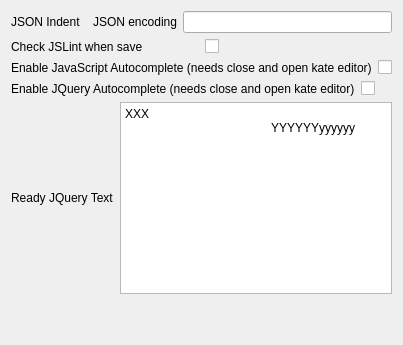
<?xml version="1.0" encoding="UTF-8"?>
<ui version="4.0">
    <class>commentarConfigWidget</class>
    <widget class="QWidget" name="commentarConfigWidget">
        <layout class="QHBoxLayout" name="horizontalLayout_2">
            <item>
                <layout class="QVBoxLayout" name="verticalLayout">
                    <item>
                        <layout class="QHBoxLayout" name="horizontalLayout">
                            <item>
                                <widget class="QLabel" name="label">
                                    <property name="text">
                                        <string>JSON Indent</string>
                                    </property>
                                </widget>
                            </item>
                            <item>
                                <widget class="KIntNumInput" name="indentJSON">
                                    <property name="value">
                                        <number>4</number>
                                    </property>
                                </widget>
                            </item>
                            <item>
                                <widget class="QLabel" name="label">
                                    <property name="text">
                                        <string>JSON encoding</string>
                                    </property>
                                </widget>
                            </item>
                            <item>
                                <widget class="QLineEdit" name="encodingJSON">
                                    <property name="value">
                                        <string>utf-8</string>
                                    </property>
                                </widget>
                            </item>
                        </layout>
                    </item>
                    <item>
                        <layout class="QHBoxLayout" name="horizontalLayout">
                            <item>
                                <widget class="QLabel" name="label">
                                    <property name="text">
                                        <string>Check JSLint when save</string>
                                    </property>
                                </widget>
                            </item>
                            <item>
                                <widget class="QCheckBox" name="checkJSLintWhenSave">
                                </widget>
                            </item>
                        </layout>
                    </item>
                    <item>
                        <layout class="QHBoxLayout" name="horizontalLayout">
                            <item>
                                <widget class="QLabel" name="label">
                                    <property name="text">
                                        <string>Enable JavaScript Autocomplete (needs close and open kate editor)</string>
                                    </property>
                                </widget>
                            </item>
                            <item>
                                <widget class="QCheckBox" name="enableJSAutoComplete">
                                </widget>
                            </item>
                        </layout>
                    </item>
                    <item>
                        <layout class="QHBoxLayout" name="horizontalLayout">
                            <item>
                                <widget class="QLabel" name="label">
                                    <property name="text">
                                        <string>Enable JQuery Autocomplete (needs close and open kate editor)</string>
                                    </property>
                                </widget>
                            </item>
                            <item>
                                <widget class="QCheckBox" name="enableJQueryAutoComplete">
                                </widget>
                            </item> 
                        </layout>
                    </item>
                    <item>
                        <layout class="QHBoxLayout" name="horizontalLayout">
                            <item>
                                <widget class="QLabel" name="label">
                                    <property name="text">
                                        <string>Ready JQuery Text</string>
                                    </property>
                                </widget>
                            </item>
                            <item>
                                <widget class="QTextEdit" name="readyJQuery">
                                    <property name="text">
                                        <string>XXX
                                            YYYYYYyyyyyy
                                        </string>
                                    </property>
                                </widget>
                            </item>
                        </layout>
                    </item>
                    <item>
                        <spacer name="verticalSpacer">
                            <property name="orientation">
                                <enum>Qt::Vertical</enum>
                            </property>
                            <property name="sizeHint" stdset="0">
                                <size>
                                    <width>20</width>
                                    <height>40</height>
                                </size>
                            </property>
                        </spacer>
                    </item>
                </layout>
            </item>
        </layout>
    </widget>
    <customwidgets>
        <customwidget>
            <class>KIntNumInput</class>
            <extends>QWidget</extends>
            <header>knuminput.h</header>
        </customwidget>
    </customwidgets>
    <resources/>
    <connections/>
</ui>
